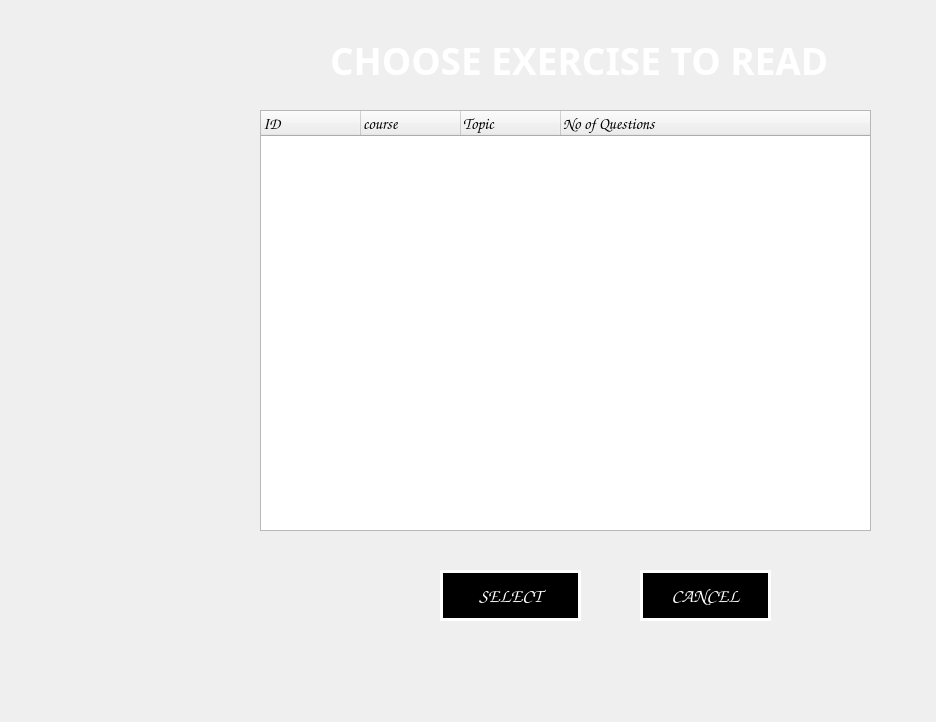
<?xml version="1.0" encoding="UTF-8"?>
<ui version="4.0">
 <class>chooseExercise</class>
 <widget class="QWidget" name="chooseExercise">
  <property name="geometry">
   <rect>
    <x>0</x>
    <y>0</y>
    <width>936</width>
    <height>722</height>
   </rect>
  </property>
  <property name="font">
   <font>
    <family>Comic Sans MS</family>
    <pointsize>10</pointsize>
    <weight>75</weight>
    <bold>true</bold>
   </font>
  </property>
  <property name="windowTitle">
   <string>chooseExercise</string>
  </property>
  <widget class="QTreeWidget" name="coursePanel">
   <property name="geometry">
    <rect>
     <x>260</x>
     <y>110</y>
     <width>611</width>
     <height>421</height>
    </rect>
   </property>
   <property name="font">
    <font>
     <family>Comic Sans MS</family>
     <pointsize>12</pointsize>
     <weight>75</weight>
     <bold>true</bold>
    </font>
   </property>
   <column>
    <property name="text">
     <string>ID</string>
    </property>
   </column>
   <column>
    <property name="text">
     <string>course</string>
    </property>
   </column>
   <column>
    <property name="text">
     <string>Topic</string>
    </property>
   </column>
   <column>
    <property name="text">
     <string>No of Questions</string>
    </property>
   </column>
  </widget>
  <widget class="QPushButton" name="selectButton">
   <property name="geometry">
    <rect>
     <x>440</x>
     <y>570</y>
     <width>141</width>
     <height>51</height>
    </rect>
   </property>
   <property name="font">
    <font>
     <family>Comic Sans MS</family>
     <pointsize>14</pointsize>
     <weight>75</weight>
     <bold>true</bold>
    </font>
   </property>
   <property name="styleSheet">
    <string notr="true">border-image:none;
color:white;
background-color:inherit;
border:3px solid white;</string>
   </property>
   <property name="text">
    <string>SELECT</string>
   </property>
  </widget>
  <widget class="QPushButton" name="cancelButton">
   <property name="geometry">
    <rect>
     <x>640</x>
     <y>570</y>
     <width>131</width>
     <height>51</height>
    </rect>
   </property>
   <property name="font">
    <font>
     <family>Comic Sans MS</family>
     <pointsize>14</pointsize>
     <weight>75</weight>
     <bold>true</bold>
    </font>
   </property>
   <property name="styleSheet">
    <string notr="true">border-image:none;
color:white;
background-color:inherit;
border:3px solid white;</string>
   </property>
   <property name="text">
    <string>CANCEL</string>
   </property>
  </widget>
  <widget class="QLabel" name="errorLabel">
   <property name="geometry">
    <rect>
     <x>360</x>
     <y>660</y>
     <width>491</width>
     <height>31</height>
    </rect>
   </property>
   <property name="palette">
    <palette>
     <active>
      <colorrole role="WindowText">
       <brush brushstyle="SolidPattern">
        <color alpha="255">
         <red>255</red>
         <green>255</green>
         <blue>255</blue>
        </color>
       </brush>
      </colorrole>
      <colorrole role="Text">
       <brush brushstyle="SolidPattern">
        <color alpha="255">
         <red>255</red>
         <green>255</green>
         <blue>255</blue>
        </color>
       </brush>
      </colorrole>
      <colorrole role="ButtonText">
       <brush brushstyle="SolidPattern">
        <color alpha="255">
         <red>255</red>
         <green>255</green>
         <blue>255</blue>
        </color>
       </brush>
      </colorrole>
     </active>
     <inactive>
      <colorrole role="WindowText">
       <brush brushstyle="SolidPattern">
        <color alpha="255">
         <red>255</red>
         <green>255</green>
         <blue>255</blue>
        </color>
       </brush>
      </colorrole>
      <colorrole role="Text">
       <brush brushstyle="SolidPattern">
        <color alpha="255">
         <red>255</red>
         <green>255</green>
         <blue>255</blue>
        </color>
       </brush>
      </colorrole>
      <colorrole role="ButtonText">
       <brush brushstyle="SolidPattern">
        <color alpha="255">
         <red>255</red>
         <green>255</green>
         <blue>255</blue>
        </color>
       </brush>
      </colorrole>
     </inactive>
     <disabled>
      <colorrole role="WindowText">
       <brush brushstyle="SolidPattern">
        <color alpha="255">
         <red>255</red>
         <green>255</green>
         <blue>255</blue>
        </color>
       </brush>
      </colorrole>
      <colorrole role="Text">
       <brush brushstyle="SolidPattern">
        <color alpha="255">
         <red>255</red>
         <green>255</green>
         <blue>255</blue>
        </color>
       </brush>
      </colorrole>
      <colorrole role="ButtonText">
       <brush brushstyle="SolidPattern">
        <color alpha="255">
         <red>255</red>
         <green>255</green>
         <blue>255</blue>
        </color>
       </brush>
      </colorrole>
     </disabled>
    </palette>
   </property>
   <property name="font">
    <font>
     <pointsize>14</pointsize>
    </font>
   </property>
   <property name="styleSheet">
    <string notr="true">color:white;</string>
   </property>
   <property name="text">
    <string/>
   </property>
  </widget>
  <widget class="QLabel" name="label">
   <property name="geometry">
    <rect>
     <x>330</x>
     <y>40</y>
     <width>531</width>
     <height>41</height>
    </rect>
   </property>
   <property name="font">
    <font>
     <family>Colonna MT</family>
     <pointsize>28</pointsize>
     <weight>75</weight>
     <bold>true</bold>
    </font>
   </property>
   <property name="styleSheet">
    <string notr="true">color:white;</string>
   </property>
   <property name="text">
    <string>CHOOSE EXERCISE TO READ</string>
   </property>
  </widget>
 </widget>
 <layoutdefault spacing="6" margin="11"/>
 <resources/>
 <connections>
  <connection>
   <sender>selectButton</sender>
   <signal>clicked()</signal>
   <receiver>chooseExercise</receiver>
   <slot>selectClicked()</slot>
   <hints>
    <hint type="sourcelabel">
     <x>187</x>
     <y>481</y>
    </hint>
    <hint type="destinationlabel">
     <x>319</x>
     <y>263</y>
    </hint>
   </hints>
  </connection>
  <connection>
   <sender>cancelButton</sender>
   <signal>clicked()</signal>
   <receiver>chooseExercise</receiver>
   <slot>cancelClicked()</slot>
   <hints>
    <hint type="sourcelabel">
     <x>337</x>
     <y>471</y>
    </hint>
    <hint type="destinationlabel">
     <x>319</x>
     <y>263</y>
    </hint>
   </hints>
  </connection>
 </connections>
 <slots>
  <slot>selectClicked()</slot>
  <slot>cancelClicked()</slot>
 </slots>
</ui>
